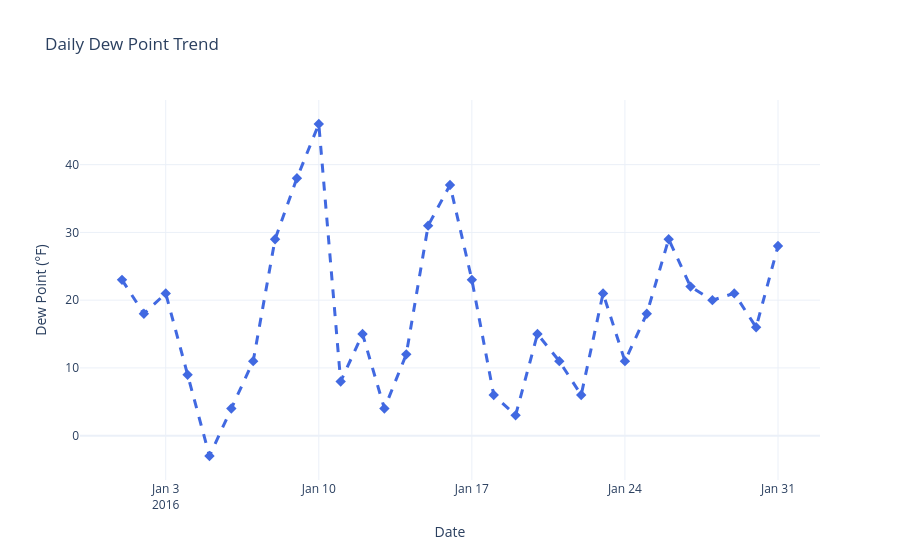

Notebook code cell kept with this figure:
### Code cell
# Import Plotly Express
import plotly.express as px

# Create an interactive line chart to visualize daily dew point values
fig = px.line(
    nyc_weather,
    x=nyc_weather.index,
    y='DewPoint',
    title='Daily Dew Point Trend',
    markers=True)

# Customize the chart appearance
fig.update_traces(
    line=dict(
        color='royalblue',
        width=3,
        dash='dash'
    ),
    marker=dict(
        color='royalblue',
        size=8,
        symbol='diamond'))

# Improve chart layout
fig.update_layout(
    xaxis_title='Date',
    yaxis_title='Dew Point (°F)',
    template='plotly_white',
    hovermode='x unified')

# Save and Display the interactive chart
plt.savefig('top10_nuclear_producers.jpeg', bbox_inches='tight', pad_inches=0.2, dpi=300)
fig.show()

### Figure 1 — Plotly figure (JSON) as saved in the notebook; plotly's stock layout.template omitted (floating-point values rounded to 4 significant figures)
{"data": [{"hovertemplate": "EST=%{x}<br>DewPoint=%{y}<extra></extra>", "legendgroup": "", "line": {"color": "royalblue", "dash": "dash", "width": 3}, "marker": {"color": "royalblue", "size": 8, "symbol": "diamond"}, "mode": "lines+markers", "name": "", "orientation": "v", "showlegend": false, "type": "scatter", "x": ["2016-01-01T00:00:00", "2016-01-02T00:00:00", "2016-01-03T00:00:00", "2016-01-04T00:00:00", "2016-01-05T00:00:00", "2016-01-06T00:00:00", "2016-01-07T00:00:00", "2016-01-08T00:00:00", "2016-01-09T00:00:00", "2016-01-10T00:00:00", "2016-01-11T00:00:00", "2016-01-12T00:00:00", "2016-01-13T00:00:00", "2016-01-14T00:00:00", "2016-01-15T00:00:00", "2016-01-16T00:00:00", "2016-01-17T00:00:00", "2016-01-18T00:00:00", "2016-01-19T00:00:00", "2016-01-20T00:00:00", "2016-01-21T00:00:00", "2016-01-22T00:00:00", "2016-01-23T00:00:00", "2016-01-24T00:00:00", "2016-01-25T00:00:00", "2016-01-26T00:00:00", "2016-01-27T00:00:00", "2016-01-28T00:00:00", "2016-01-29T00:00:00", "2016-01-30T00:00:00", "2016-01-31T00:00:00"], "xaxis": "x", "y": [23, 18, 21, 9, -3, 4, 11, 29, 38, 46, 8, 15, 4, 12, 31, 37, 23, 6, 3, 15, 11, 6, 21, 11, 18, 29, 22, 20, 21, 16, 28], "yaxis": "y"}], "layout": {"hovermode": "x unified", "legend": {"tracegroupgap": 0}, "title": {"text": "Daily Dew Point Trend"}, "xaxis": {"anchor": "y", "domain": [0, 1], "title": {"text": "Date"}}, "yaxis": {"anchor": "x", "domain": [0, 1], "title": {"text": "Dew Point (°F)"}}}}
